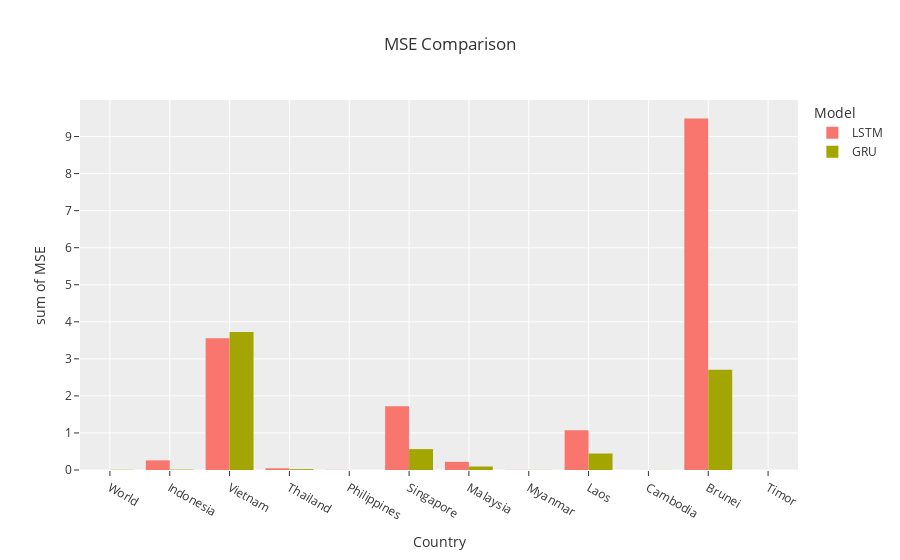

Notebook cell for this chart:
### Code cell
fig = px.histogram(test_err_df, x="Country", y="MSE",
             color='Model', barmode='group', template = 'ggplot2',
             height=600, title = "MSE Comparison")
fig.show()

### Figure 1 — Plotly figure (JSON) as saved in the notebook; plotly's stock layout.template omitted (floating-point values rounded to 4 significant figures)
{"data": [{"alignmentgroup": "True", "bingroup": "x", "histfunc": "sum", "hovertemplate": "Model=LSTM<br>Country=%{x}<br>sum of MSE=%{y}<extra></extra>", "legendgroup": "LSTM", "marker": {"color": "#F8766D", "pattern": {"shape": ""}}, "name": "LSTM", "offsetgroup": "LSTM", "orientation": "v", "showlegend": true, "type": "histogram", "x": ["World", "Indonesia", "Vietnam", "Thailand", "Philippines", "Singapore", "Malaysia", "Myanmar", "Laos", "Cambodia", "Brunei", "Timor"], "xaxis": "x", "y": [0.0004132, 0.26, 3.556, 0.04654, 0.005252, 1.719, 0.2203, 0.004541, 1.07, 0.00166, 9.487, 0.000284], "yaxis": "y"}, {"alignmentgroup": "True", "bingroup": "x", "histfunc": "sum", "hovertemplate": "Model=GRU<br>Country=%{x}<br>sum of MSE=%{y}<extra></extra>", "legendgroup": "GRU", "marker": {"color": "#A3A500", "pattern": {"shape": ""}}, "name": "GRU", "offsetgroup": "GRU", "orientation": "v", "showlegend": true, "type": "histogram", "x": ["World", "Indonesia", "Vietnam", "Thailand", "Philippines", "Singapore", "Malaysia", "Myanmar", "Laos", "Cambodia", "Brunei", "Timor"], "xaxis": "x", "y": [0.00618, 0.01079, 3.722, 0.02288, 0.0001907, 0.5637, 0.09453, 0.004062, 0.4453, 0.002732, 2.706, 0.0007257], "yaxis": "y"}], "layout": {"autosize": true, "barmode": "group", "legend": {"title": {"text": "Model"}, "tracegroupgap": 0}, "title": {"text": "MSE Comparison"}, "xaxis": {"anchor": "y", "autorange": true, "domain": [0, 1], "range": [-0.5, 11.5], "title": {"text": "Country"}, "type": "category"}, "yaxis": {"anchor": "x", "autorange": true, "domain": [0, 1], "range": [0, 9.986], "title": {"text": "sum of MSE"}, "type": "linear"}}}
